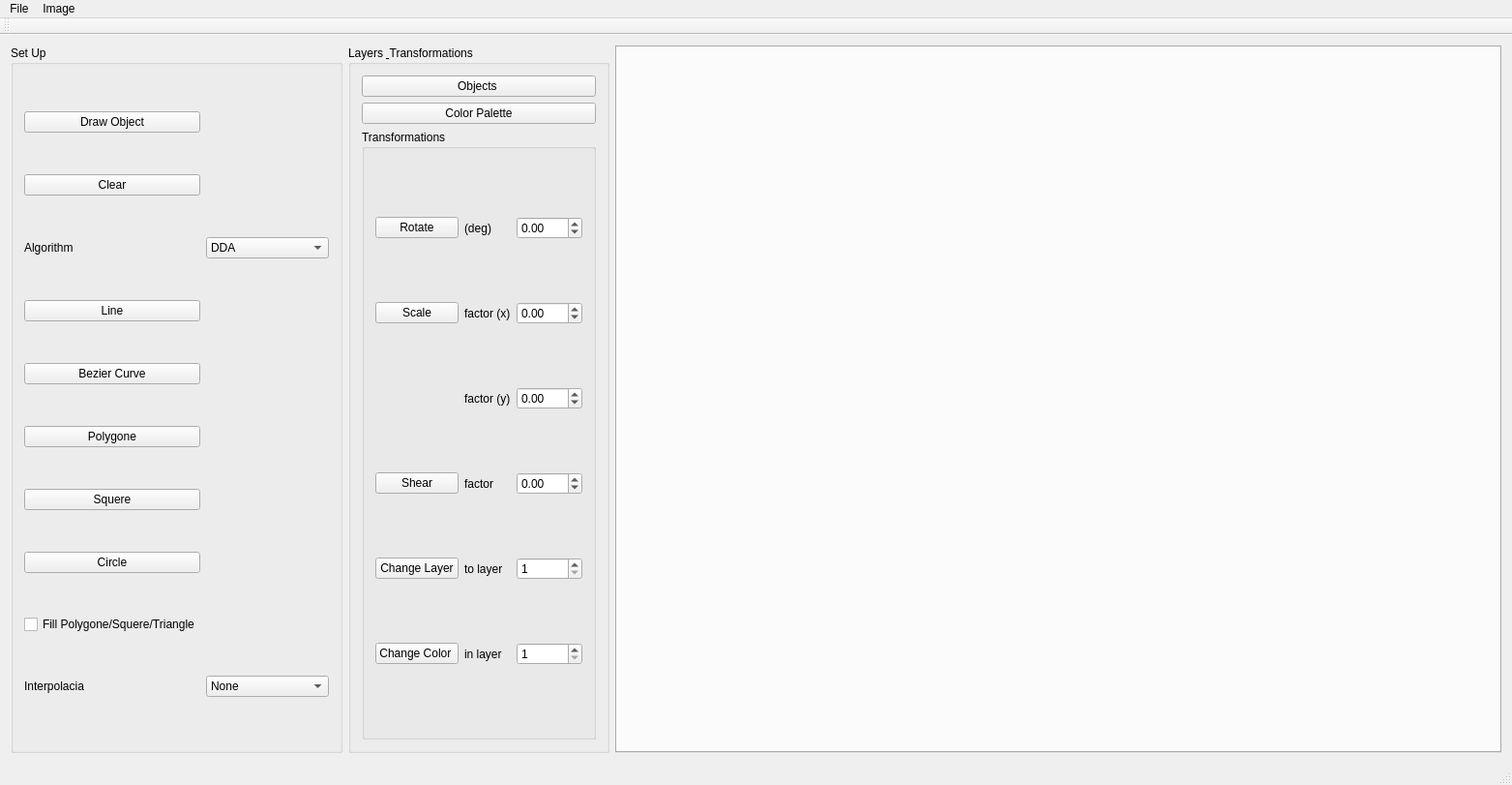
<?xml version="1.0" encoding="UTF-8"?>
<ui version="4.0">
 <class>ImageViewerClass</class>
 <widget class="QMainWindow" name="ImageViewerClass">
  <property name="geometry">
   <rect>
    <x>0</x>
    <y>0</y>
    <width>1563</width>
    <height>811</height>
   </rect>
  </property>
  <property name="windowTitle">
   <string>ImageViewer</string>
  </property>
  <widget class="QWidget" name="centralWidget">
   <layout class="QHBoxLayout" name="horizontalLayout">
    <item>
     <widget class="QGroupBox" name="groupBoxSetUp">
      <property name="title">
       <string>Set Up</string>
      </property>
      <layout class="QGridLayout" name="gridLayout">
       <item row="2" column="0">
        <widget class="QLabel" name="label">
         <property name="text">
          <string>Algorithm</string>
         </property>
        </widget>
       </item>
       <item row="2" column="1">
        <widget class="QComboBox" name="comboBoxAlg">
         <item>
          <property name="text">
           <string>DDA</string>
          </property>
         </item>
         <item>
          <property name="text">
           <string>Bresenhamov</string>
          </property>
         </item>
        </widget>
       </item>
       <item row="9" column="0">
        <widget class="QLabel" name="label_2">
         <property name="text">
          <string>Interpolacia</string>
         </property>
        </widget>
       </item>
       <item row="6" column="0">
        <widget class="QPushButton" name="pushButtonSquere">
         <property name="text">
          <string>Squere</string>
         </property>
        </widget>
       </item>
       <item row="7" column="0">
        <widget class="QPushButton" name="pushButtonCircle">
         <property name="text">
          <string>Circle</string>
         </property>
        </widget>
       </item>
       <item row="4" column="0">
        <widget class="QPushButton" name="pushButtonBezier">
         <property name="text">
          <string>Bezier Curve</string>
         </property>
        </widget>
       </item>
       <item row="0" column="0">
        <widget class="QPushButton" name="pushButtonDraw">
         <property name="text">
          <string>Draw Object</string>
         </property>
        </widget>
       </item>
       <item row="5" column="0">
        <widget class="QPushButton" name="pushButtonPolygone">
         <property name="text">
          <string>Polygone</string>
         </property>
        </widget>
       </item>
       <item row="1" column="0">
        <widget class="QPushButton" name="pushButtonClear">
         <property name="text">
          <string>Clear</string>
         </property>
        </widget>
       </item>
       <item row="9" column="1">
        <widget class="QComboBox" name="comboBoxInterpolation">
         <item>
          <property name="text">
           <string>None</string>
          </property>
         </item>
         <item>
          <property name="text">
           <string>Nearest Neighbor</string>
          </property>
         </item>
         <item>
          <property name="text">
           <string>Barycentrick</string>
          </property>
         </item>
        </widget>
       </item>
       <item row="8" column="0">
        <widget class="QCheckBox" name="checkBoxFill">
         <property name="text">
          <string>Fill Polygone/Squere/Triangle</string>
         </property>
        </widget>
       </item>
       <item row="3" column="0">
        <widget class="QPushButton" name="pushButtonLine">
         <property name="text">
          <string>Line</string>
         </property>
        </widget>
       </item>
      </layout>
     </widget>
    </item>
    <item>
     <widget class="QGroupBox" name="groupBox">
      <property name="title">
       <string>Layers &amp; Transformations</string>
      </property>
      <layout class="QGridLayout" name="gridLayout_2">
       <item row="3" column="0">
        <widget class="QGroupBox" name="groupBox_2">
         <property name="title">
          <string>Transformations</string>
         </property>
         <layout class="QGridLayout" name="gridLayout_4">
          <item row="0" column="0">
           <widget class="QPushButton" name="pushButtonRotate">
            <property name="text">
             <string>Rotate</string>
            </property>
           </widget>
          </item>
          <item row="3" column="1">
           <widget class="QLabel" name="label_6">
            <property name="text">
             <string>factor</string>
            </property>
           </widget>
          </item>
          <item row="2" column="2">
           <widget class="QDoubleSpinBox" name="spinBoxScale_2">
            <property name="minimum">
             <double>-99.989999999999995</double>
            </property>
            <property name="singleStep">
             <double>0.010000000000000</double>
            </property>
            <property name="value">
             <double>0.000000000000000</double>
            </property>
           </widget>
          </item>
          <item row="1" column="2">
           <widget class="QDoubleSpinBox" name="spinBoxScale_1">
            <property name="minimum">
             <double>-99.989999999999995</double>
            </property>
            <property name="singleStep">
             <double>0.010000000000000</double>
            </property>
            <property name="value">
             <double>0.000000000000000</double>
            </property>
           </widget>
          </item>
          <item row="1" column="0">
           <widget class="QPushButton" name="pushButtonScale">
            <property name="text">
             <string>Scale</string>
            </property>
           </widget>
          </item>
          <item row="0" column="2">
           <widget class="QDoubleSpinBox" name="spinBoxRotate">
            <property name="minimum">
             <double>-360.000000000000000</double>
            </property>
            <property name="maximum">
             <double>360.000000000000000</double>
            </property>
            <property name="singleStep">
             <double>1.000000000000000</double>
            </property>
           </widget>
          </item>
          <item row="1" column="1">
           <widget class="QLabel" name="label_3">
            <property name="text">
             <string>factor (x)</string>
            </property>
           </widget>
          </item>
          <item row="3" column="0">
           <widget class="QPushButton" name="pushButtonShear">
            <property name="text">
             <string>Shear</string>
            </property>
           </widget>
          </item>
          <item row="3" column="2">
           <widget class="QDoubleSpinBox" name="spinBoxShear">
            <property name="minimum">
             <double>-99.989999999999995</double>
            </property>
            <property name="singleStep">
             <double>0.010000000000000</double>
            </property>
            <property name="value">
             <double>0.000000000000000</double>
            </property>
           </widget>
          </item>
          <item row="6" column="0">
           <widget class="QPushButton" name="pushButtonColorLayer">
            <property name="text">
             <string>Change Color </string>
            </property>
           </widget>
          </item>
          <item row="0" column="1">
           <widget class="QLabel" name="label_5">
            <property name="text">
             <string>(deg)</string>
            </property>
           </widget>
          </item>
          <item row="2" column="1">
           <widget class="QLabel" name="label_4">
            <property name="text">
             <string>factor (y)</string>
            </property>
           </widget>
          </item>
          <item row="4" column="0">
           <widget class="QPushButton" name="pushButtonChangeLayer">
            <property name="text">
             <string>Change Layer</string>
            </property>
           </widget>
          </item>
          <item row="4" column="1">
           <widget class="QLabel" name="label_7">
            <property name="text">
             <string>to layer</string>
            </property>
           </widget>
          </item>
          <item row="4" column="2">
           <widget class="QSpinBox" name="spinBoxNewLayer">
            <property name="minimum">
             <number>1</number>
            </property>
           </widget>
          </item>
          <item row="6" column="1">
           <widget class="QLabel" name="label_8">
            <property name="text">
             <string>in layer</string>
            </property>
           </widget>
          </item>
          <item row="6" column="2">
           <widget class="QSpinBox" name="spinBoxLayerColor">
            <property name="minimum">
             <number>1</number>
            </property>
           </widget>
          </item>
         </layout>
        </widget>
       </item>
       <item row="1" column="0">
        <widget class="QPushButton" name="pushButtonColorPalette">
         <property name="text">
          <string>Color Palette</string>
         </property>
        </widget>
       </item>
       <item row="0" column="0">
        <widget class="QPushButton" name="pushButtonLayer">
         <property name="text">
          <string>Objects </string>
         </property>
        </widget>
       </item>
      </layout>
     </widget>
    </item>
    <item>
     <widget class="QTabWidget" name="tabWidget">
      <property name="documentMode">
       <bool>false</bool>
      </property>
      <property name="tabsClosable">
       <bool>true</bool>
      </property>
      <property name="movable">
       <bool>true</bool>
      </property>
     </widget>
    </item>
   </layout>
  </widget>
  <widget class="QMenuBar" name="menuBar">
   <property name="geometry">
    <rect>
     <x>0</x>
     <y>0</y>
     <width>1563</width>
     <height>26</height>
    </rect>
   </property>
   <widget class="QMenu" name="menuFile">
    <property name="title">
     <string>File</string>
    </property>
    <addaction name="actionNew"/>
    <addaction name="actionOpen"/>
    <addaction name="actionSave_as"/>
    <addaction name="separator"/>
    <addaction name="actionSave_Program_State"/>
    <addaction name="actionOpen_Program_State"/>
   </widget>
   <widget class="QMenu" name="menuImage">
    <property name="title">
     <string>Image</string>
    </property>
    <addaction name="actionRename"/>
    <addaction name="actionClear"/>
    <addaction name="actionSet_background_color"/>
   </widget>
   <addaction name="menuFile"/>
   <addaction name="menuImage"/>
  </widget>
  <widget class="QToolBar" name="mainToolBar">
   <attribute name="toolBarArea">
    <enum>TopToolBarArea</enum>
   </attribute>
   <attribute name="toolBarBreak">
    <bool>false</bool>
   </attribute>
  </widget>
  <widget class="QStatusBar" name="statusBar"/>
  <action name="actionNew">
   <property name="text">
    <string>New</string>
   </property>
  </action>
  <action name="actionOpen">
   <property name="text">
    <string>Open</string>
   </property>
  </action>
  <action name="actionSave_as">
   <property name="text">
    <string>Save as</string>
   </property>
  </action>
  <action name="actionRename">
   <property name="text">
    <string>Rename</string>
   </property>
  </action>
  <action name="actionClear">
   <property name="text">
    <string>Clear</string>
   </property>
  </action>
  <action name="actionSet_background_color">
   <property name="text">
    <string>Set background color</string>
   </property>
  </action>
  <action name="actionSave_Program_State">
   <property name="text">
    <string>Save Program State</string>
   </property>
  </action>
  <action name="actionOpen_Program_State">
   <property name="text">
    <string>Open Program State</string>
   </property>
  </action>
 </widget>
 <layoutdefault spacing="6" margin="11"/>
 <resources>
  <include location="ImageViewer.qrc"/>
 </resources>
 <connections/>
</ui>
